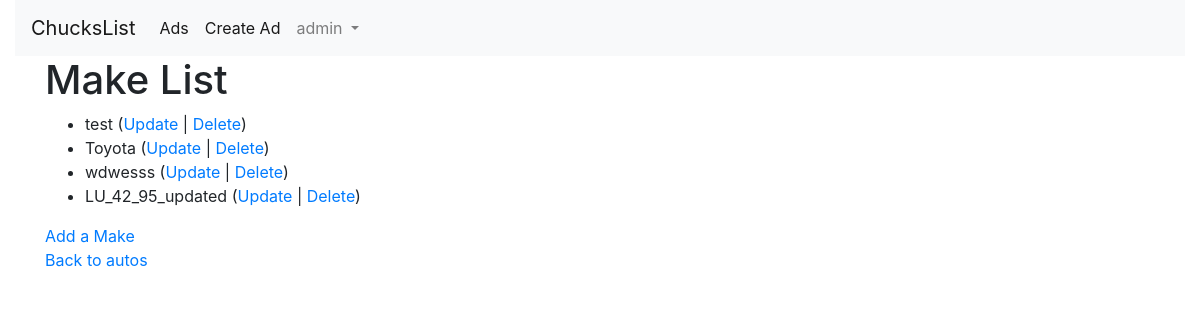
The app's page /autos/lookup/ (signed in) with its own data.
### autos/models.py (models this page shows, shortened)
class Make(models.Model):
    name = models.CharField(
        max_length=200,
        help_text='Enter a make (eg:toyota)',
        validators=[
            MinLengthValidator(2, 'Make must be greater than 1 character')
        ]
    )

### autos/views.py (the view)
# urls.py: path('lookup/', views.MakeView.as_view(), name='make_list'),
class MakeView(LoginRequiredMixin, View):
    def get(self, request):
        makes = Make.objects.all()
        context = {'makes': makes}
        return render(request, 'autos/make_list.html', context)

### autos/templates/autos/make_list.html
{% extends 'base_bootstrap.html' %}
{% block content %}
    <h1>Make List</h1>
    {% if makes %}
        <ul>
            {% for make in makes %}
                <li>
                    {{ make.name }}
                    (<a href="{% url 'make_update' make.id %}">Update</a> |
                    <a href="{% url 'make_delete' make.id %}">Delete</a>)
                </li>
            {% endfor %}
        </ul>
    {% endif %}
    <a href="{% url 'make_create' %}">Add a Make</a> <br>
    <a href="{% url 'all' %}">Back to autos</a>
{% endblock %}

### ads/templates/ads/navbar.html (shortened to what this page needs)
<div class="container-fluid">
    <div class="row">
        <div class="col-12 col-lg-12">
            <nav class="navbar navbar-expand-lg navbar-light bg-light">
                <a class="navbar-brand" href="{% url 'ads:all' %}">ChucksList</a>
                <div class="collapse navbar-collapse" id="navbarSupportedContent">
                    <ul class="navbar-nav mr-auto">
                        <li class="nav-item active">
                            <a class="nav-link" href="{% url 'ads:all' %}">Ads </a>
                        </li>
                        {% if user.is_authenticated %}
                            <li class="nav-item active left-side">
                                <a class="nav-link" href="{% url 'ads:ad_create' %}">Create Ad</a>
                            </li>
                            <li class="nav-item dropdown">
                                <a class="nav-link dropdown-toggle" href="#" id="navbarDropdown" role="button"
                                   data-toggle="dropdown" aria-haspopup="true" aria-expanded="false">
                                    {{ request.user }}
                                </a>
                            </li>
                        {% else %}
                            <li class="nav-item">
                                <a class="nav-link" href="{% url 'login' %}?next={% url 'ads:all' %}">Login</a>
                            </li>
                        {% endif %}
                    </ul>
                </div>
            </nav>
        </div>
    </div>
</div>

### records on screen
Make: name "test"
Make: name "Toyota"
Make: name "wdwesss"
Make: name "LU_42_95_updated"

### other values on screen
{{ request.user }} "admin"
